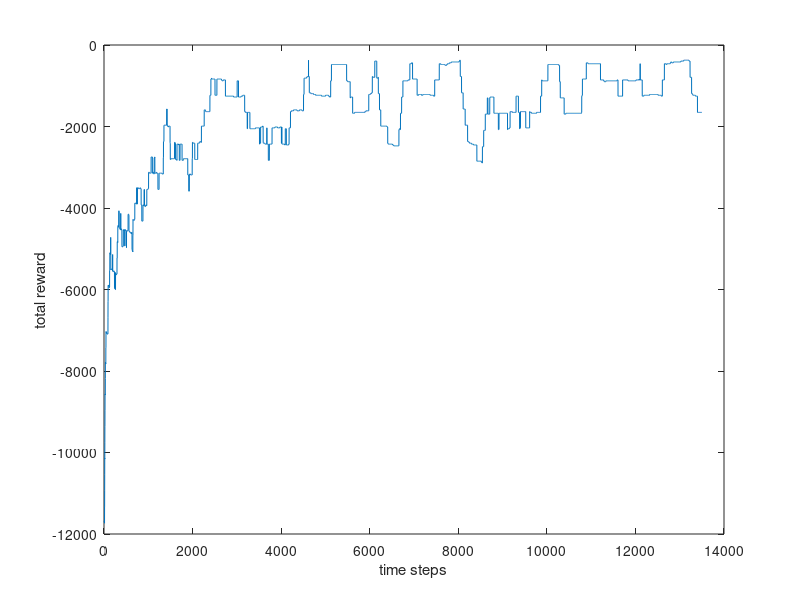
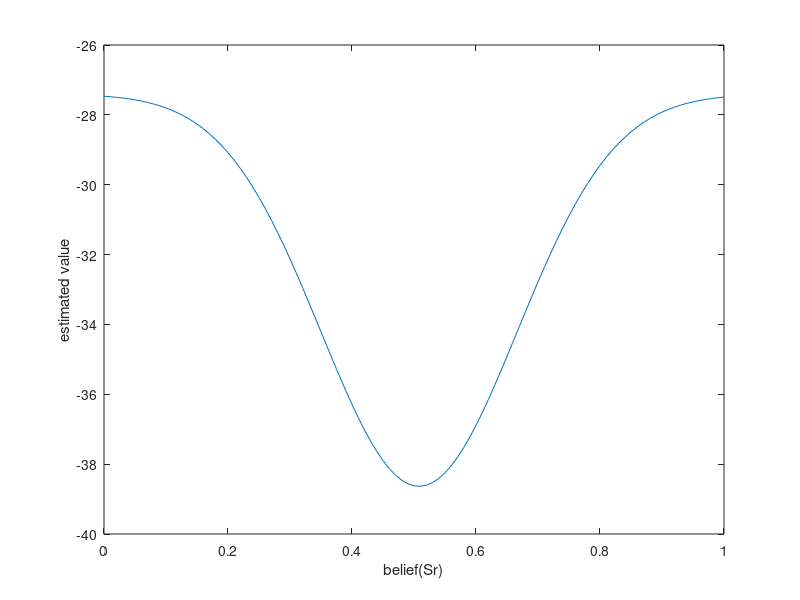

Write MATLAB code to recreate these figures, in order.
function rashej_rao()
    %fixed probability for observation depending on random coherence values
    prob_obs = 0.5 + rand(1000,1) / 2;

    %define actions
    a.left = 1;
    a.right = 2;
    a.sample = 3;

    %define states
    s.left = 1;
    s.right = 2;

    %define the transition probabilities for each action and states
    prob_trans = transitionProbabilities();

    %train the network
    mu = initialiseRandomBeliefCentres(11);
    sigma = sqrt(0.05);
    v = zeros(12,1);
    W = zeros(12,3);
    
    %setup start trial
    belief = [0.5 0.5];
    coherence = randi(length(prob_obs));
    state = randi(2);
%     
%     %when a new trial starts, do a free sample observation
%     observation = observationProbability(state,prob_obs(coherence));
%     belief = beliefUpdate(belief,observation);
    
    %rememeber reward for plotting
    reward = zeros(14000,1);
    for t=1:length(reward)   
        %phi is g(b_t) from Rashej Rao paper 2010 paper
        phi = [1 estimateBeliefPoints(belief,mu,sigma)]; 
        value_beilef = phi * v; 

        action = selectActionToTake(phi,W);
        
        switch action
            case a.sample
                reward(t) = -1;
                observation = observationProbability(state,prob_obs(coherence));
                belief = beliefUpdate(belief,observation);
            otherwise 
                %give rewards if correct action taken
                if action == a.left && state == s.left
                    reward(t) = 20;
                elseif action == a.right && state == s.right
                    reward(t) = 20;
                else
                    reward(t) = -400;
                end
                
                %start a new trial
                belief = [0.5 0.5];
                coherence = randi(length(prob_obs));
                state = randi(2);
                
%                 %when a new trial starts, do a free sample observation
%                 observation = observationProbability(state,prob_obs(coherence));
%                 belief = beliefUpdate(belief,observation);
        end
        
        %compute next belief estimate
        value_new_belief = [1 estimateBeliefPoints(belief,mu,sigma)] * v;
        
        %update belief centers and output weights V and W 
        td_error = reward(t) + value_new_belief - value_beilef;
        
        diffs = repmat(belief,size(mu,1),1) - mu;
        mu = mu + 2.5 * 10^-7 * td_error * phi * v * 2 * diffs / sigma^2;
        v = v + 0.0005 * td_error * phi';       

        W(:,action) = W(:,action) + 0.0005 * td_error * phi';
    end
%     
    figure();
    moving_window = ones(1,500);
    sum_reward_window = conv(reward,moving_window);
    sum_reward_window = sum_reward_window(500:end-500);
    plot(1:length(sum_reward_window),sum_reward_window);
    xlabel('time steps')
    ylabel('total reward');

    figure();
    value = [];
    for t = 0:0.01:1
        belief = [t 1-t];
        phi = [1 estimateBeliefPoints(belief,mu,sigma)]; 
        value(end+1) = phi * v; 
    end
    plot(0:0.01:1,value);
    xlabel('belief(Sr)');
    ylabel('estimated value');

    
%==========================================================================
    function [action] = selectActionToTake(phi,W)
        action_probability = exp(phi*W);
        action_probability = action_probability ./ sum(action_probability);
        action = find(cumsum(action_probability) >= rand(1));
        action = action(1);
    end

    function [phi] = estimateBeliefPoints(belief,mu,sigma)
        phi = zeros(1,size(mu,1));
        for i=1:size(mu,1)
            distance = sum((belief - mu(i,:)).^2);
            phi(i) = exp( -distance / (2*sigma^2) );
        end
    end

    function [observation] = observationProbability(state,prob_obs)
        if state == s.left
            observation(s.left)  = prob_obs;
            observation(s.right) = 1-prob_obs;
        else
            observation(s.left)  = 1 - prob_obs;
            observation(s.right) = prob_obs;
        end
    end

    function [belief] = beliefUpdate(belief,observation)
        belief(s.right) = observation(s.right) ...
              *( belief(s.right) * prob_trans(s.right,a.sample,s.right) ...
              +  belief(s.left)  * prob_trans(s.right,a.sample,s.left));

        belief(s.left) = observation(s.left) ...
                      *( belief(s.right) * prob_trans(s.left,a.sample,s.right) ...
                      +  belief(s.left)  * prob_trans(s.left,a.sample,s.left));

        belief = belief ./ sum(belief);
    end

    function [prob_trans] = transitionProbabilities()
        prob_trans = ones(12 ,3)*0.5;

        prob_trans(s.left,a.sample,s.left) = 1;
        prob_trans(s.right,a.sample,s.right) = 1;

        prob_trans(s.left,a.sample,s.right) = 0;
        prob_trans(s.right,a.sample,s.left) = 0;
    end

    function [mu] = initialiseRandomBeliefCentres(number)      
        [x,y] = meshgrid(0:0.1:1,0:0.1:1);
        X = [y(:) x(:)];

        % train the gaussians weights
        [idx,mu,~,~] = kmeans(X,number);
    end
end